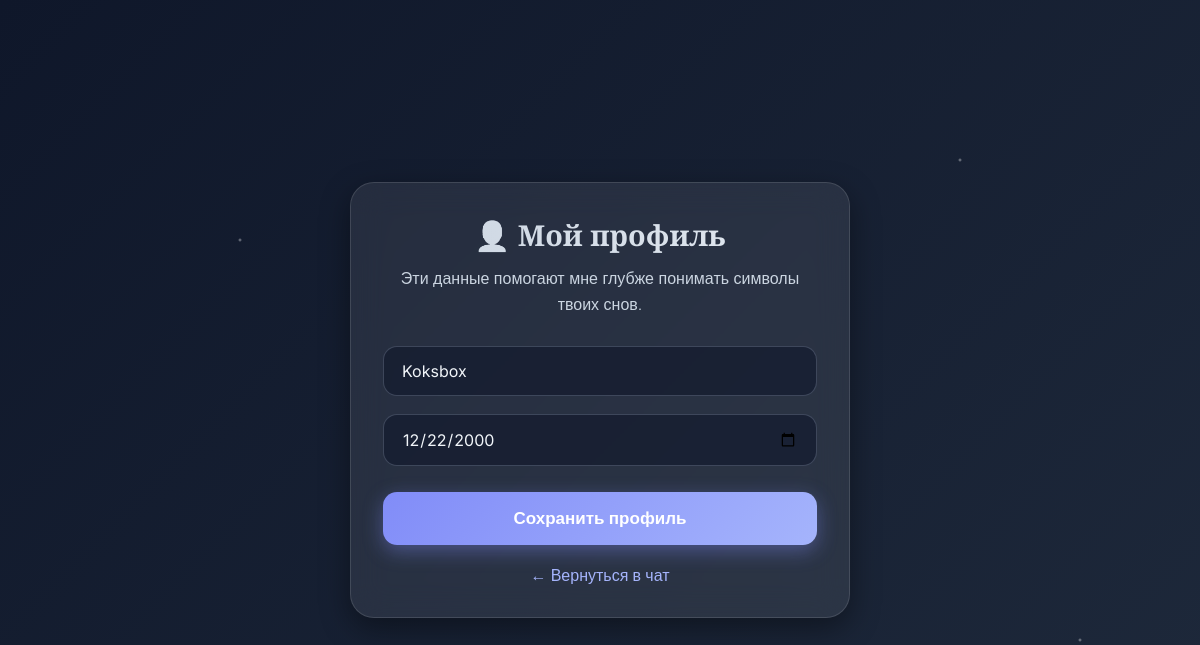
/profile/ (signed in), run on an earlier commit of the app's database.
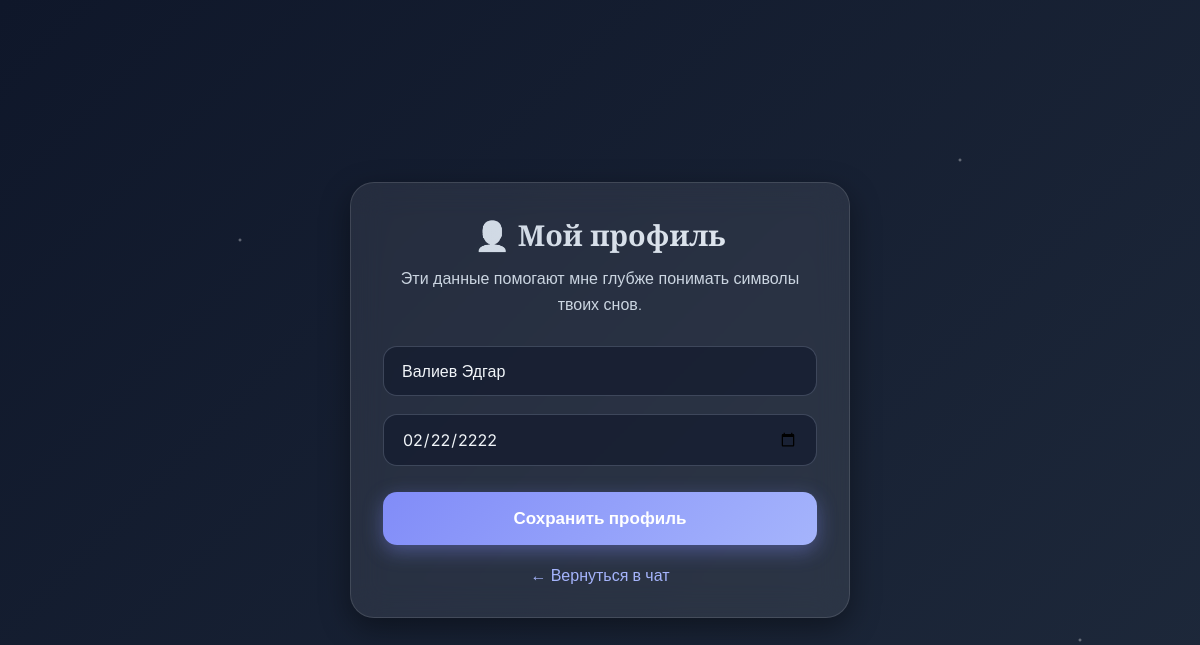
And on a later commit of the database.
### dreambot/models.py (models this page shows, shortened)
class User(AbstractBaseUser):
    phone_number = models.CharField(max_length=15, unique=True)
    name = models.CharField(max_length=100, blank=True, null=True)
    birth_date = models.DateField(blank=True, null=True)
    created_at = models.DateTimeField(auto_now_add=True)
    is_staff = models.BooleanField(default=False)
    is_superuser = models.BooleanField(default=False)
    telegram_id = models.CharField(max_length=50, blank=True, null=True, unique=True, verbose_name="Telegram ID")
    is_premium = models.BooleanField(default=False)
    premium_until = models.DateTimeField(null=True, blank=True)  # для подписок (опционально)
    free_messages_today = models.IntegerField(default=0)
    last_message_date = models.DateField(null=True, blank=True)
    objects = UserManager()
    USERNAME_FIELD = 'phone_number'

### dreambot/views.py (the view)
# urls.py: path('profile/', views.profile_view, name='profile'),
def profile_view(request):
    if not request.user.is_authenticated:
        return redirect('landing')
    return render(request, 'dreambot/profile.html', {'user': request.user})

### templates/dreambot/profile.html (shortened to what this page needs)
<!DOCTYPE html>
<html lang="ru">
<head>
</head>
<body>
    <div class="profile-container">
        <div class="profile-card">
            <h2>👤 Мой профиль</h2>
            <p>Эти данные помогают мне глубже понимать символы твоих снов.</p>
            <input type="text" id="name" placeholder="Твоё имя" value="{{ user.name|default:'' }}">
            <input type="date" id="birth_date"
                   {% if user.birth_date %}value="{{ user.birth_date|date:'Y-m-d' }}"{% endif %}
                   placeholder="Дата рождения">
            <button id="save-btn">Сохранить профиль</button>
            <a href="{% url 'chat' %}" class="back-link">← Вернуться в чат</a>
        </div>
    </div>
</body>
</html>

What changed in the data, as far as the page shows it:
changed User: name "Koksbox" → "Валиев Эдгар"; birth_date "12/22/2000" → "02/22/2222"
